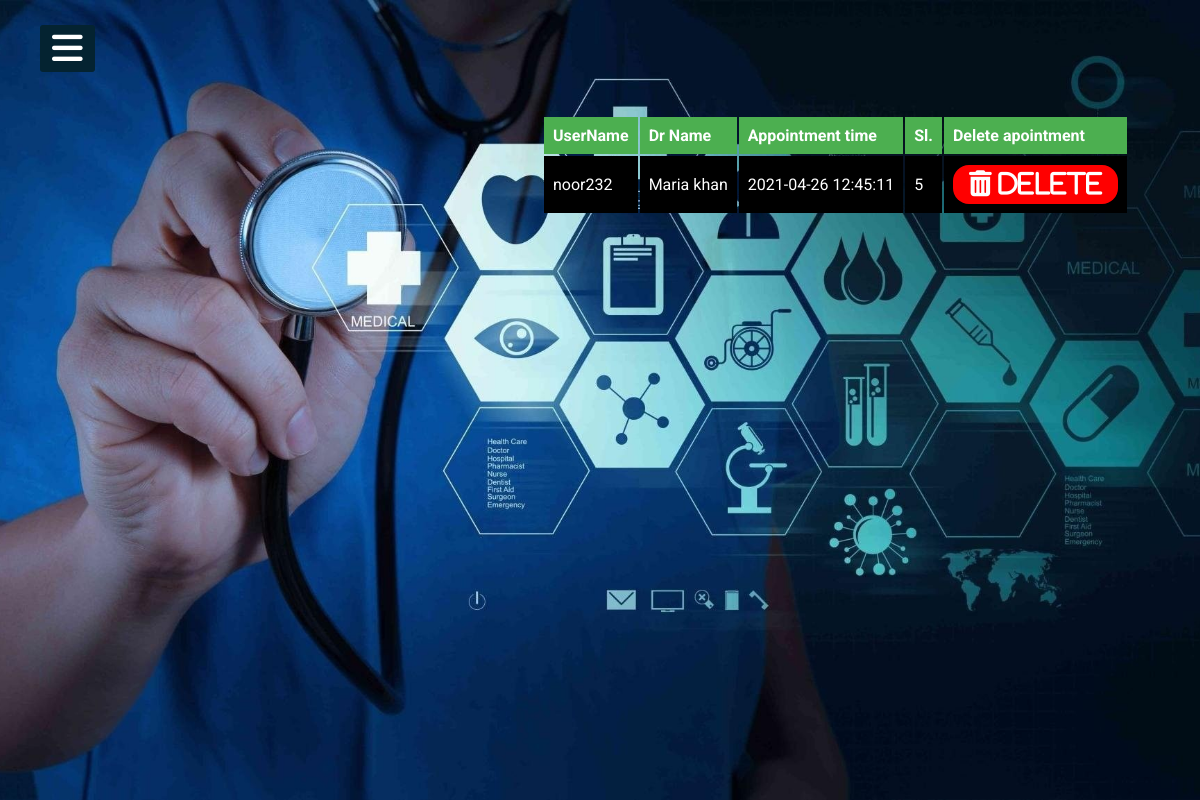
The page /view/PatientCurrentStatus.php (signed in) on the database its author committed.
### tables this page shows
CREATE TABLE `appointmentlist` (
  `sl` int(11) NOT NULL,
  `username` varchar(100) NOT NULL,
  `drname` varchar(100) NOT NULL,
  `datetime` timestamp NOT NULL DEFAULT CURRENT_TIMESTAMP,
  `status` varchar(100) NOT NULL
);

### Controller/drappointment.php (called while the page is built, shortened)
<?php
  require_once '../Models/db_connect2.php';
function getdetailsapointment()
  {
    if(!empty('$_SESSION["loggedinuser"]')){
      $var=$_SESSION["loggedinuser"];
    }
    $query="SELECT * FROM appointmentlist WHERE username='$var' AND status='Active'";
    $product=get($query);
    return $product;
  }
  ?>

### Models/db_connect2.php (called while the page is built, shortened)
<?php
	 $serverName="localhost";
	 $userName="root";
	 $password="";
	 $dbName="patient";
	function get($query)
	{
        $data=array();
		global $serverName,$userName,$password,$dbName;
		$conn = mysqli_connect( $serverName, $userName, $password, $dbName);
        $result=mysqli_query($conn,$query);
        if(mysqli_num_rows($result) > 0)
        {
            while($row = mysqli_fetch_assoc($result))
            {
                $entity=array();
                foreach($row as $k=>$v)
                {
                    $entity[$k] = $row[$k];
                }
                $data[] = $entity;
            }
        }
		return $data;
	}
?>

### View/PatientCurrentStatus.php (the view, shortened to what this page needs)
<?php
include('header/patheader.php');
require_once ('../Controller/drappointment.php');
$info=getdetailsapointment();
?>
    <section>
	<form id="myform" method="post" action="" >
      <div class="main-section">
        <div class="dashbord">
          <div class="icon-section">
            <table id="table" border="1">
              <thead>
                  <th>UserName</th>
                <th>Dr Name</th>
                <th>Appointment time</th>
  <th>Sl.</th>
   <th>Delete apointment</th>
              </thead>
              <tbody>
                <?php
                  foreach($info as $infos)
                  {
                    echo "<tr>";
                        echo "<td>".$infos["username"]."</td>";
                      echo "<td>".$infos["drname"]."</td>";
					   echo "<td>".$infos["datetime"]."</td>";
					   echo "<td>".$infos["sl"]."</td>";
            echo '<td><button class="btn"><a href="../Controller/Deleteoapointment.php?id='.$infos["sl"].'" i class="fa fa-trash">  delete</a></td>';
                    echo "</tr>";
                  }
                ?>
              </tbody>
            </table>
          </div>
        </div>
      </div>
	  </form>
</section>
  </body>
</html>

### View/PatientPanel.css (style rules this page uses)
* { padding: 0; margin: 0; list-style: none; text-decoration: none; }
body { font-family: 'Roboto', sans-serif; }
section { background: url(../Storage/Hospital.jpg) no-repeat; background-position: center; background-size: cover; height: 100vh; transition: all .5s; }

### View/PatientCurrentStatus.php (style rules this page uses)
table { padding-top: 115px; margin-left: 542px; color: white; border: transparent; }
th, td { text-align: left; padding: 8px; background: black; }
th { background-color: #4CAF50; color: white; }
.btn { background-color: red; border: none; color: white; padding: 4px 16px; font-size: 26px; cursor: pointer; border-radius: 16px; }
a:link { color: white; text-decoration: none; }

### rows shown on the page
appointmentlist: username "noor232", drname "Maria khan", datetime "2021-04-26 12:45:11", sl "5"
